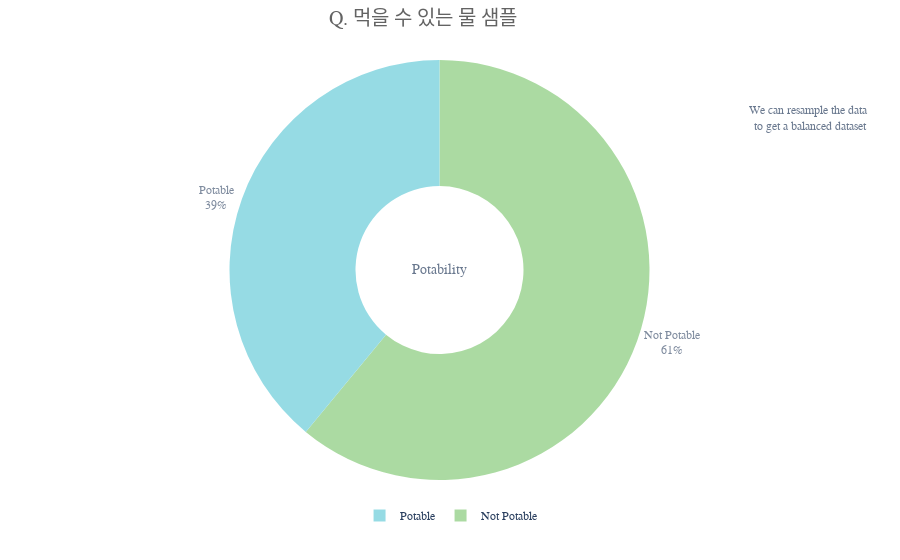

This figure's notebook cell:
### Code cell
d= pd.DataFrame(df['Potability'].value_counts())
fig = px.pie(d,values='Potability',names=['Not Potable','Potable'],hole=0.4,opacity=0.6,
            color_discrete_sequence=[colors_green[3],colors_blue[3]],
             labels={'label':'Potability','Potability':'No. Of Samples'})

fig.add_annotation(text='We can resample the data<br> to get a balanced dataset',
                   x=1.2,y=0.9,showarrow=False,font_size=12,opacity=0.7,font_family='monospace')

fig.add_annotation(text='Potability',
                   x=0.5,y=0.5,showarrow=False,font_size=14,opacity=0.7,font_family='monospace')

fig.update_layout(
    font_family='monospace',
    title=dict(text='Q. 먹을 수 있는 물 샘플',x=0.47,y=0.98,
               font=dict(color=colors_dark[2],size=20)),
    legend=dict(x=0.37,y=-0.05,orientation='h',traceorder='reversed'),
    hoverlabel=dict(bgcolor='white'))

fig.update_traces(textposition='outside', textinfo='percent+label')

fig.show()

### Figure 1 — Plotly figure (JSON) as saved in the notebook; plotly's stock layout.template omitted (floating-point values rounded to 4 significant figures)
{"data": [{"domain": {"x": [0, 1], "y": [0, 1]}, "hole": 0.4, "hovertemplate": "label=%{label}<br>No. Of Samples=%{value}<extra></extra>", "labels": ["Not Potable", "Potable"], "legendgroup": "", "name": "", "opacity": 0.6, "showlegend": true, "textinfo": "percent+label", "textposition": "outside", "type": "pie", "values": [1998, 1278]}], "layout": {"annotations": [{"font": {"family": "monospace", "size": 12}, "opacity": 0.7, "showarrow": false, "text": "We can resample the data<br> to get a balanced dataset", "x": 1.2, "y": 0.9}, {"font": {"family": "monospace", "size": 14}, "opacity": 0.7, "showarrow": false, "text": "Potability", "x": 0.5, "y": 0.5}], "font": {"family": "monospace"}, "hoverlabel": {"bgcolor": "white"}, "legend": {"orientation": "h", "tracegroupgap": 0, "traceorder": "reversed", "x": 0.37, "y": -0.05}, "margin": {"t": 60}, "piecolorway": ["#74C365", "#51C4D3"], "title": {"font": {"color": "#636363", "size": 20}, "text": "Q. 먹을 수 있는 물 샘플", "x": 0.47, "y": 0.98}}}
